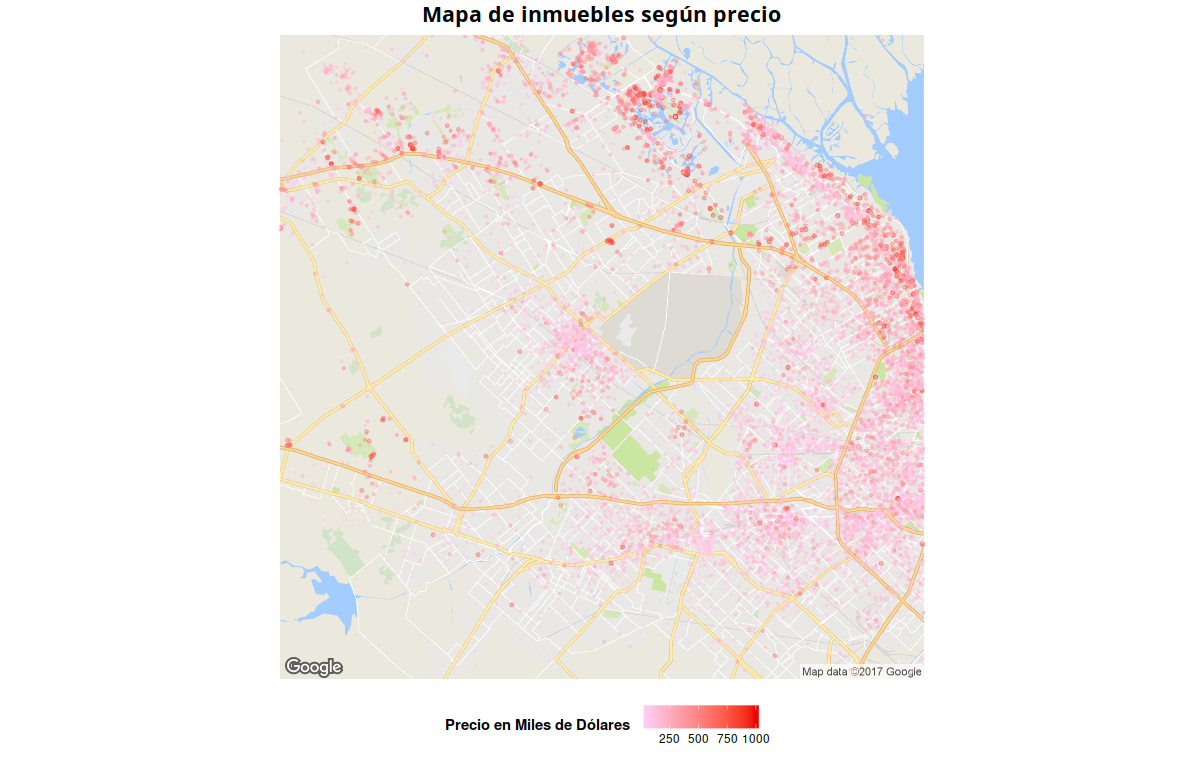

Here is the R script that generated this plot:
####Subset del dataset para quedarme con los inmuebles que disponen de latitud y longitud.
install.packages('ggmap')
library(ggmap)

map <- get_googlemap(center = c(-58.69,-34.55),zoom=11,maptype = "roadmap",
               style = c(feature = "all", element = "labels", visibility = "off"))

datatomap <- datatrain %>% subset(!is.na(lat)&!is.na(lon))
datatomap <- datatomap[,c('lat','lon','price_aprox_usd')]
datatomap <- datatomap %>% subset(price_aprox_usd < 1000000)
datatomap$price_aprox_usd <- round(datatomap$price_aprox_usd/1000)
aux = sum(as.numeric(datatomap$price_aprox_usd))
options("scipen"=100, "digits"=4)
ggmap(map) +
  geom_point(data=datatomap, aes(x=lon, y=lat, colour = price_aprox_usd ),
             size = (datatomap$price_aprox_usd*6000)/aux + 0.5,
             alpha =0.3 + (datatomap$price_aprox_usd*100)/aux )  +
  scale_color_gradient(high="#F00000",low="#FED4FF", name="Precio en Miles de Dólares  ") +
  
  ggtitle("Mapa de inmuebles según precio") +
  theme(axis.text.y = element_blank(), 
        axis.ticks = element_blank(),
        plot.title = element_text( size=16, family="Noto Serif Lao", lineheight=.8, face="bold",hjust = 0.5),
        axis.line = element_blank(),
        axis.text = element_blank(),
        axis.title = element_blank(),
        legend.title = element_text(face='bold'),
        legend.position = "bottom"
  )
